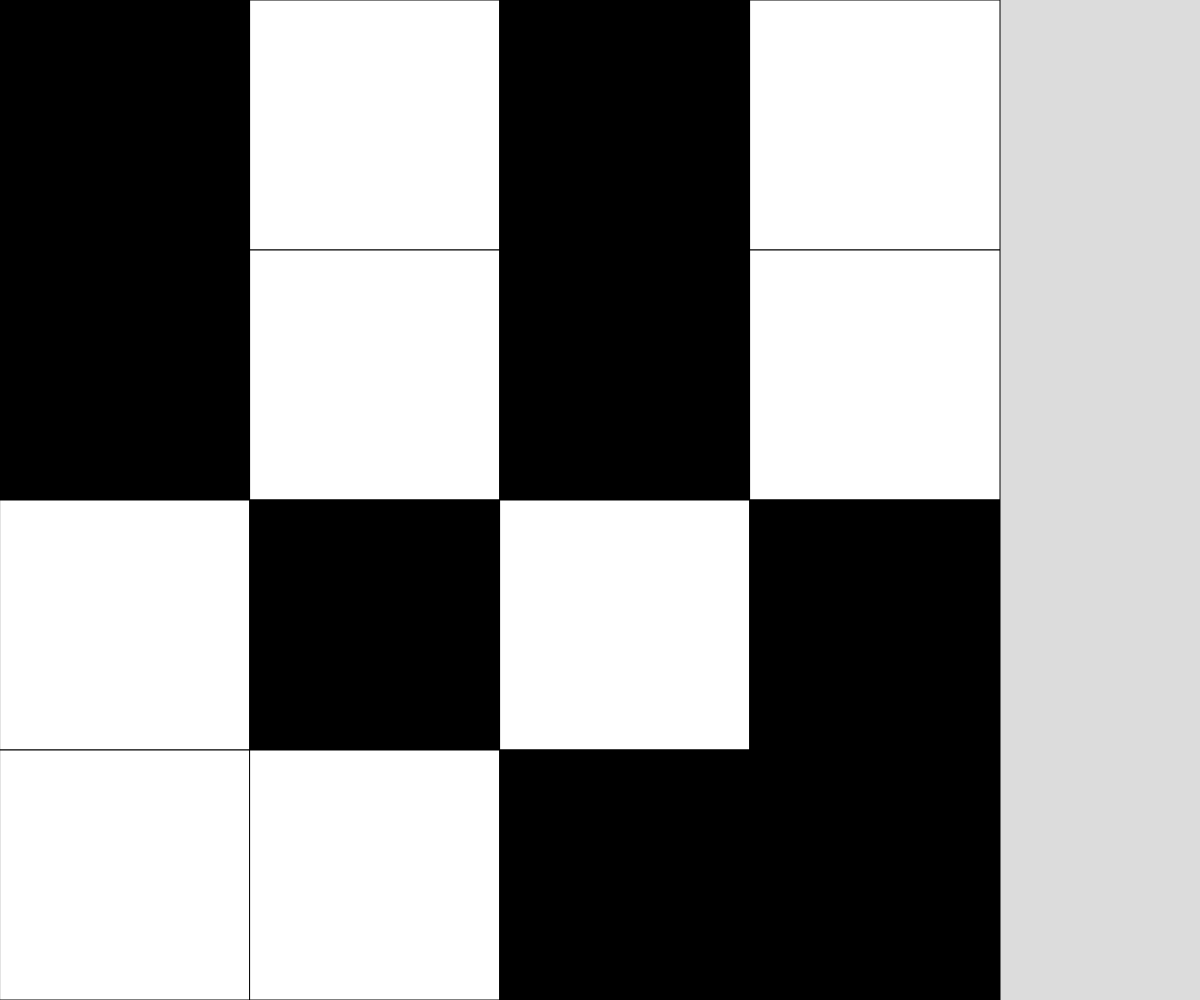
Frame 1 (no input)
Frame 60 (no input): identical to frame 1, image omitted
Frame 120 (the mouse pressed at the canvas centre since frame 60): identical to frame 1, image omitted

The p5.js sketch that drew this single still picture (run headless with seeded random() and noise() and a simulated clock; from frame 60 on, the mouse is pressed at the canvas centre):

// p5.js sketch
// ── sketch.js
// 2D Grid Demo

let theGrid = [[1, 0, 1, 0],
               [1, 0, 1, 0],
               [0, 1, 0, 1],
               [0, 0, 1, 1]];
const SQUARE_DIMENSION = theGrid.length;
let cellSize;

function setup() {
  createCanvas(windowWidth, windowHeight);
  if (width > height) {
    cellSize = height/SQUARE_DIMENSION;
  }
  else {
    cellSize = width/SQUARE_DIMENSION;
  }
}

function draw() {
  background(220);
  showGrid();
}

function showGrid() {
  for (let y = 0; y < SQUARE_DIMENSION; y++) {
    for (let x = 0; x < SQUARE_DIMENSION; x++) {
      if (theGrid[y][x] === 1) {
        fill("black");
      }
      else if (theGrid[y][x] === 0) {
        fill("white");
      }
      square(x * cellSize, y * cellSize, cellSize);
    }
  }
}
